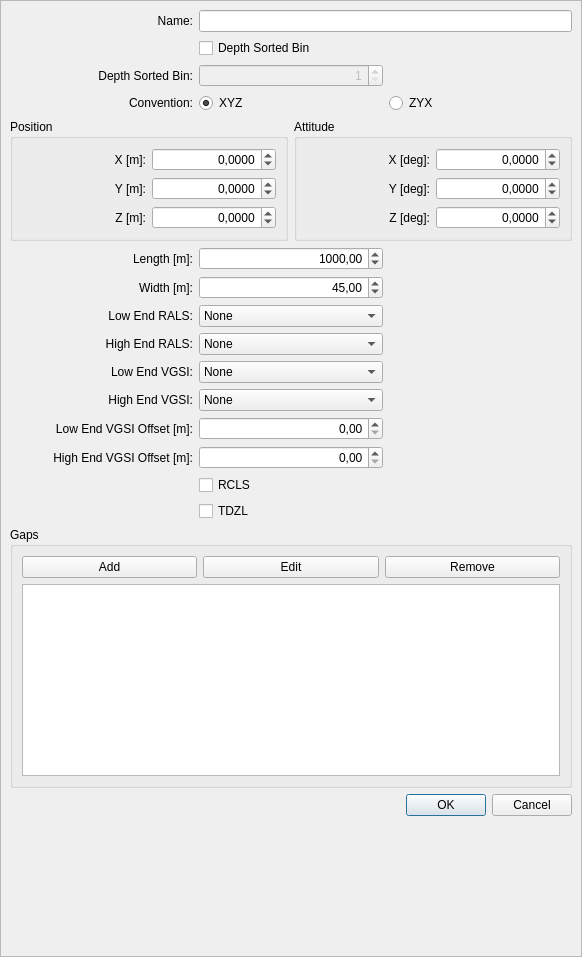
<?xml version="1.0" encoding="UTF-8"?>
<ui version="4.0">
 <class>DialogEditRunway</class>
 <widget class="QDialog" name="DialogEditRunway">
  <property name="geometry">
   <rect>
    <x>0</x>
    <y>0</y>
    <width>582</width>
    <height>957</height>
   </rect>
  </property>
  <property name="windowTitle">
   <string>Runway Edit</string>
  </property>
  <property name="locale">
   <locale language="Polish" country="Poland"/>
  </property>
  <property name="modal">
   <bool>true</bool>
  </property>
  <layout class="QGridLayout" name="gridLayout_14">
   <property name="leftMargin">
    <number>0</number>
   </property>
   <property name="topMargin">
    <number>0</number>
   </property>
   <property name="rightMargin">
    <number>0</number>
   </property>
   <property name="bottomMargin">
    <number>0</number>
   </property>
   <item row="0" column="0">
    <widget class="QScrollArea" name="scrollArea">
     <property name="widgetResizable">
      <bool>true</bool>
     </property>
     <widget class="QWidget" name="scrollAreaWidgetContents_3">
      <property name="geometry">
       <rect>
        <x>0</x>
        <y>0</y>
        <width>580</width>
        <height>955</height>
       </rect>
      </property>
      <layout class="QGridLayout" name="gridLayout_9">
       <item row="12" column="0">
        <widget class="QLabel" name="label_29">
         <property name="text">
          <string>High End VGSI Offset [m]:</string>
         </property>
         <property name="alignment">
          <set>Qt::AlignRight|Qt::AlignTrailing|Qt::AlignVCenter</set>
         </property>
         <property name="buddy">
          <cstring>spinBoxVGSI_X_Hi</cstring>
         </property>
        </widget>
       </item>
       <item row="17" column="0" colspan="3">
        <spacer name="verticalSpacer">
         <property name="orientation">
          <enum>Qt::Vertical</enum>
         </property>
         <property name="sizeHint" stdset="0">
          <size>
           <width>538</width>
           <height>3</height>
          </size>
         </property>
        </spacer>
       </item>
       <item row="11" column="0">
        <widget class="QLabel" name="label_7">
         <property name="text">
          <string>Low End VGSI Offset [m]:</string>
         </property>
         <property name="alignment">
          <set>Qt::AlignRight|Qt::AlignTrailing|Qt::AlignVCenter</set>
         </property>
         <property name="buddy">
          <cstring>spinBoxVGSI_X_Lo</cstring>
         </property>
        </widget>
       </item>
       <item row="1" column="1" colspan="2">
        <widget class="QCheckBox" name="checkBoxDepthSortedBin">
         <property name="text">
          <string>Depth Sorted Bin</string>
         </property>
        </widget>
       </item>
       <item row="2" column="0">
        <widget class="QLabel" name="label_8">
         <property name="text">
          <string>Depth Sorted Bin:</string>
         </property>
         <property name="alignment">
          <set>Qt::AlignRight|Qt::AlignTrailing|Qt::AlignVCenter</set>
         </property>
         <property name="buddy">
          <cstring>spinBoxDepthSortedBin</cstring>
         </property>
        </widget>
       </item>
       <item row="3" column="2">
        <widget class="QRadioButton" name="radioButtonZYX">
         <property name="text">
          <string>ZYX</string>
         </property>
        </widget>
       </item>
       <item row="6" column="0">
        <widget class="QLabel" name="label_3">
         <property name="text">
          <string>Width [m]:</string>
         </property>
         <property name="alignment">
          <set>Qt::AlignRight|Qt::AlignTrailing|Qt::AlignVCenter</set>
         </property>
         <property name="buddy">
          <cstring>spinBoxWidth</cstring>
         </property>
        </widget>
       </item>
       <item row="3" column="0">
        <widget class="QLabel" name="label_15">
         <property name="text">
          <string>Convention:</string>
         </property>
         <property name="alignment">
          <set>Qt::AlignRight|Qt::AlignTrailing|Qt::AlignVCenter</set>
         </property>
        </widget>
       </item>
       <item row="7" column="1">
        <widget class="QComboBox" name="comboBoxRALS_Lo">
         <item>
          <property name="text">
           <string>None</string>
          </property>
         </item>
         <item>
          <property name="text">
           <string>ALSF-1</string>
          </property>
         </item>
         <item>
          <property name="text">
           <string>ALSF-2</string>
          </property>
         </item>
         <item>
          <property name="text">
           <string>MALS</string>
          </property>
         </item>
         <item>
          <property name="text">
           <string>MALSF</string>
          </property>
         </item>
         <item>
          <property name="text">
           <string>MALSR</string>
          </property>
         </item>
        </widget>
       </item>
       <item row="10" column="1">
        <widget class="QComboBox" name="comboBoxVGSI_Hi">
         <item>
          <property name="text">
           <string>None</string>
          </property>
         </item>
         <item>
          <property name="text">
           <string>PAPI - P4L</string>
          </property>
         </item>
         <item>
          <property name="text">
           <string>PAPI - P4R</string>
          </property>
         </item>
         <item>
          <property name="text">
           <string>VASI - V4L</string>
          </property>
         </item>
         <item>
          <property name="text">
           <string>VASI - V4R</string>
          </property>
         </item>
         <item>
          <property name="text">
           <string>VASI - V6L</string>
          </property>
         </item>
         <item>
          <property name="text">
           <string>VASI - V6R</string>
          </property>
         </item>
        </widget>
       </item>
       <item row="5" column="1">
        <widget class="QDoubleSpinBox" name="spinBoxLength">
         <property name="alignment">
          <set>Qt::AlignRight|Qt::AlignTrailing|Qt::AlignVCenter</set>
         </property>
         <property name="maximum">
          <double>9999.989999999999782</double>
         </property>
         <property name="value">
          <double>1000.000000000000000</double>
         </property>
        </widget>
       </item>
       <item row="7" column="0">
        <widget class="QLabel" name="label_16">
         <property name="text">
          <string>Low End RALS:</string>
         </property>
         <property name="alignment">
          <set>Qt::AlignRight|Qt::AlignTrailing|Qt::AlignVCenter</set>
         </property>
         <property name="buddy">
          <cstring>comboBoxRALS_Lo</cstring>
         </property>
        </widget>
       </item>
       <item row="10" column="0">
        <widget class="QLabel" name="label_6">
         <property name="text">
          <string>High End VGSI:</string>
         </property>
         <property name="alignment">
          <set>Qt::AlignRight|Qt::AlignTrailing|Qt::AlignVCenter</set>
         </property>
         <property name="buddy">
          <cstring>comboBoxVGSI_Hi</cstring>
         </property>
        </widget>
       </item>
       <item row="14" column="1">
        <widget class="QCheckBox" name="checkBoxTDZL">
         <property name="text">
          <string>TDZL</string>
         </property>
        </widget>
       </item>
       <item row="13" column="1">
        <widget class="QCheckBox" name="checkBoxRCLS">
         <property name="text">
          <string>RCLS</string>
         </property>
        </widget>
       </item>
       <item row="11" column="1">
        <widget class="QDoubleSpinBox" name="spinBoxVGSI_X_Lo">
         <property name="alignment">
          <set>Qt::AlignRight|Qt::AlignTrailing|Qt::AlignVCenter</set>
         </property>
         <property name="maximum">
          <double>600.000000000000000</double>
         </property>
        </widget>
       </item>
       <item row="6" column="1">
        <widget class="QDoubleSpinBox" name="spinBoxWidth">
         <property name="alignment">
          <set>Qt::AlignRight|Qt::AlignTrailing|Qt::AlignVCenter</set>
         </property>
         <property name="minimum">
          <double>0.000000000000000</double>
         </property>
         <property name="maximum">
          <double>99.989999999999995</double>
         </property>
         <property name="value">
          <double>45.000000000000000</double>
         </property>
        </widget>
       </item>
       <item row="8" column="1">
        <widget class="QComboBox" name="comboBoxRALS_Hi">
         <item>
          <property name="text">
           <string>None</string>
          </property>
         </item>
         <item>
          <property name="text">
           <string>ALSF-1</string>
          </property>
         </item>
         <item>
          <property name="text">
           <string>ALSF-2</string>
          </property>
         </item>
         <item>
          <property name="text">
           <string>MALS</string>
          </property>
         </item>
         <item>
          <property name="text">
           <string>MALSF</string>
          </property>
         </item>
         <item>
          <property name="text">
           <string>MALSR</string>
          </property>
         </item>
        </widget>
       </item>
       <item row="2" column="1">
        <widget class="QSpinBox" name="spinBoxDepthSortedBin">
         <property name="enabled">
          <bool>false</bool>
         </property>
         <property name="alignment">
          <set>Qt::AlignRight|Qt::AlignTrailing|Qt::AlignVCenter</set>
         </property>
         <property name="minimum">
          <number>1</number>
         </property>
         <property name="maximum">
          <number>9</number>
         </property>
         <property name="value">
          <number>1</number>
         </property>
        </widget>
       </item>
       <item row="3" column="1">
        <widget class="QRadioButton" name="radioButtonXYZ">
         <property name="text">
          <string>XYZ</string>
         </property>
         <property name="checked">
          <bool>true</bool>
         </property>
        </widget>
       </item>
       <item row="0" column="0">
        <widget class="QLabel" name="label">
         <property name="text">
          <string>Name:</string>
         </property>
         <property name="alignment">
          <set>Qt::AlignRight|Qt::AlignTrailing|Qt::AlignVCenter</set>
         </property>
         <property name="buddy">
          <cstring>lineEditName</cstring>
         </property>
        </widget>
       </item>
       <item row="0" column="1" colspan="2">
        <widget class="QLineEdit" name="lineEditName"/>
       </item>
       <item row="5" column="0">
        <widget class="QLabel" name="label_2">
         <property name="text">
          <string>Length [m]:</string>
         </property>
         <property name="alignment">
          <set>Qt::AlignRight|Qt::AlignTrailing|Qt::AlignVCenter</set>
         </property>
         <property name="buddy">
          <cstring>spinBoxLength</cstring>
         </property>
        </widget>
       </item>
       <item row="9" column="0">
        <widget class="QLabel" name="label_5">
         <property name="text">
          <string>Low End VGSI:</string>
         </property>
         <property name="alignment">
          <set>Qt::AlignRight|Qt::AlignTrailing|Qt::AlignVCenter</set>
         </property>
         <property name="buddy">
          <cstring>comboBoxVGSI_Lo</cstring>
         </property>
        </widget>
       </item>
       <item row="12" column="1">
        <widget class="QDoubleSpinBox" name="spinBoxVGSI_X_Hi">
         <property name="alignment">
          <set>Qt::AlignRight|Qt::AlignTrailing|Qt::AlignVCenter</set>
         </property>
         <property name="maximum">
          <double>600.000000000000000</double>
         </property>
        </widget>
       </item>
       <item row="4" column="0" colspan="3">
        <layout class="QGridLayout" name="gridLayout_10">
         <item row="0" column="0">
          <widget class="QGroupBox" name="groupBox">
           <property name="minimumSize">
            <size>
             <width>0</width>
             <height>0</height>
            </size>
           </property>
           <property name="title">
            <string>Position</string>
           </property>
           <layout class="QGridLayout" name="gridLayout_11">
            <item row="0" column="0">
             <widget class="QLabel" name="label_23">
              <property name="text">
               <string>X [m]:</string>
              </property>
              <property name="alignment">
               <set>Qt::AlignRight|Qt::AlignTrailing|Qt::AlignVCenter</set>
              </property>
              <property name="buddy">
               <cstring>spinBoxPositionX</cstring>
              </property>
             </widget>
            </item>
            <item row="0" column="1">
             <widget class="QDoubleSpinBox" name="spinBoxPositionX">
              <property name="alignment">
               <set>Qt::AlignRight|Qt::AlignTrailing|Qt::AlignVCenter</set>
              </property>
              <property name="decimals">
               <number>4</number>
              </property>
              <property name="minimum">
               <double>-9999999.998999999836087</double>
              </property>
              <property name="maximum">
               <double>9999999.998999999836087</double>
              </property>
             </widget>
            </item>
            <item row="1" column="0">
             <widget class="QLabel" name="label_24">
              <property name="text">
               <string>Y [m]:</string>
              </property>
              <property name="alignment">
               <set>Qt::AlignRight|Qt::AlignTrailing|Qt::AlignVCenter</set>
              </property>
              <property name="buddy">
               <cstring>spinBoxPositionY</cstring>
              </property>
             </widget>
            </item>
            <item row="1" column="1">
             <widget class="QDoubleSpinBox" name="spinBoxPositionY">
              <property name="alignment">
               <set>Qt::AlignRight|Qt::AlignTrailing|Qt::AlignVCenter</set>
              </property>
              <property name="decimals">
               <number>4</number>
              </property>
              <property name="minimum">
               <double>-9999999.998999999836087</double>
              </property>
              <property name="maximum">
               <double>9999999.998999999836087</double>
              </property>
             </widget>
            </item>
            <item row="2" column="0">
             <widget class="QLabel" name="label_25">
              <property name="text">
               <string>Z [m]:</string>
              </property>
              <property name="alignment">
               <set>Qt::AlignRight|Qt::AlignTrailing|Qt::AlignVCenter</set>
              </property>
              <property name="buddy">
               <cstring>spinBoxPositionZ</cstring>
              </property>
             </widget>
            </item>
            <item row="2" column="1">
             <widget class="QDoubleSpinBox" name="spinBoxPositionZ">
              <property name="alignment">
               <set>Qt::AlignRight|Qt::AlignTrailing|Qt::AlignVCenter</set>
              </property>
              <property name="decimals">
               <number>4</number>
              </property>
              <property name="minimum">
               <double>-9999999.998999999836087</double>
              </property>
              <property name="maximum">
               <double>9999999.998999999836087</double>
              </property>
             </widget>
            </item>
           </layout>
          </widget>
         </item>
         <item row="0" column="1">
          <widget class="QGroupBox" name="groupBox_8">
           <property name="minimumSize">
            <size>
             <width>0</width>
             <height>0</height>
            </size>
           </property>
           <property name="title">
            <string>Attitude</string>
           </property>
           <layout class="QGridLayout" name="gridLayout_12">
            <item row="0" column="0">
             <widget class="QLabel" name="label_26">
              <property name="text">
               <string>X [deg]:</string>
              </property>
              <property name="alignment">
               <set>Qt::AlignRight|Qt::AlignTrailing|Qt::AlignVCenter</set>
              </property>
              <property name="buddy">
               <cstring>spinBoxAttitudeX</cstring>
              </property>
             </widget>
            </item>
            <item row="0" column="1">
             <widget class="QDoubleSpinBox" name="spinBoxAttitudeX">
              <property name="alignment">
               <set>Qt::AlignRight|Qt::AlignTrailing|Qt::AlignVCenter</set>
              </property>
              <property name="decimals">
               <number>4</number>
              </property>
              <property name="minimum">
               <double>-180.000000000000000</double>
              </property>
              <property name="maximum">
               <double>180.000000000000000</double>
              </property>
             </widget>
            </item>
            <item row="1" column="0">
             <widget class="QLabel" name="label_27">
              <property name="text">
               <string>Y [deg]:</string>
              </property>
              <property name="alignment">
               <set>Qt::AlignRight|Qt::AlignTrailing|Qt::AlignVCenter</set>
              </property>
              <property name="buddy">
               <cstring>spinBoxAttitudeY</cstring>
              </property>
             </widget>
            </item>
            <item row="1" column="1">
             <widget class="QDoubleSpinBox" name="spinBoxAttitudeY">
              <property name="alignment">
               <set>Qt::AlignRight|Qt::AlignTrailing|Qt::AlignVCenter</set>
              </property>
              <property name="decimals">
               <number>4</number>
              </property>
              <property name="minimum">
               <double>-90.000000000000000</double>
              </property>
              <property name="maximum">
               <double>90.000000000000000</double>
              </property>
             </widget>
            </item>
            <item row="2" column="0">
             <widget class="QLabel" name="label_28">
              <property name="text">
               <string>Z [deg]:</string>
              </property>
              <property name="alignment">
               <set>Qt::AlignRight|Qt::AlignTrailing|Qt::AlignVCenter</set>
              </property>
              <property name="buddy">
               <cstring>spinBoxAttitudeZ</cstring>
              </property>
             </widget>
            </item>
            <item row="2" column="1">
             <widget class="QDoubleSpinBox" name="spinBoxAttitudeZ">
              <property name="alignment">
               <set>Qt::AlignRight|Qt::AlignTrailing|Qt::AlignVCenter</set>
              </property>
              <property name="decimals">
               <number>4</number>
              </property>
              <property name="minimum">
               <double>-360.000000000000000</double>
              </property>
              <property name="maximum">
               <double>360.000000000000000</double>
              </property>
             </widget>
            </item>
           </layout>
          </widget>
         </item>
        </layout>
       </item>
       <item row="8" column="0">
        <widget class="QLabel" name="label_4">
         <property name="text">
          <string>High End RALS:</string>
         </property>
         <property name="alignment">
          <set>Qt::AlignRight|Qt::AlignTrailing|Qt::AlignVCenter</set>
         </property>
         <property name="buddy">
          <cstring>comboBoxRALS_Hi</cstring>
         </property>
        </widget>
       </item>
       <item row="9" column="1">
        <widget class="QComboBox" name="comboBoxVGSI_Lo">
         <item>
          <property name="text">
           <string>None</string>
          </property>
         </item>
         <item>
          <property name="text">
           <string>PAPI - P4L</string>
          </property>
         </item>
         <item>
          <property name="text">
           <string>PAPI - P4R</string>
          </property>
         </item>
         <item>
          <property name="text">
           <string>VASI - V4L</string>
          </property>
         </item>
         <item>
          <property name="text">
           <string>VASI - V4R</string>
          </property>
         </item>
         <item>
          <property name="text">
           <string>VASI - V6L</string>
          </property>
         </item>
         <item>
          <property name="text">
           <string>VASI - V6R</string>
          </property>
         </item>
        </widget>
       </item>
       <item row="15" column="0" colspan="3">
        <widget class="QGroupBox" name="groupBoxGaps">
         <property name="title">
          <string>Gaps</string>
         </property>
         <layout class="QGridLayout" name="gridLayout_13">
          <item row="0" column="0">
           <widget class="QPushButton" name="pushButtonGapAdd">
            <property name="text">
             <string>Add</string>
            </property>
           </widget>
          </item>
          <item row="1" column="0" colspan="3">
           <widget class="QListWidget" name="listWidgetGaps"/>
          </item>
          <item row="0" column="1">
           <widget class="QPushButton" name="pushButtonGapEdit">
            <property name="text">
             <string>Edit</string>
            </property>
           </widget>
          </item>
          <item row="0" column="2">
           <widget class="QPushButton" name="pushButtonGapRemove">
            <property name="text">
             <string>Remove</string>
            </property>
           </widget>
          </item>
         </layout>
        </widget>
       </item>
       <item row="16" column="0" colspan="3">
        <widget class="QDialogButtonBox" name="buttonBox">
         <property name="orientation">
          <enum>Qt::Horizontal</enum>
         </property>
         <property name="standardButtons">
          <set>QDialogButtonBox::Cancel|QDialogButtonBox::Ok</set>
         </property>
        </widget>
       </item>
      </layout>
      <widget class="QDialogButtonBox" name="buttonBox_2">
       <property name="geometry">
        <rect>
         <x>60</x>
         <y>1017</y>
         <width>177</width>
         <height>32</height>
        </rect>
       </property>
       <property name="orientation">
        <enum>Qt::Horizontal</enum>
       </property>
       <property name="standardButtons">
        <set>QDialogButtonBox::Cancel|QDialogButtonBox::Ok</set>
       </property>
      </widget>
     </widget>
    </widget>
   </item>
  </layout>
 </widget>
 <tabstops>
  <tabstop>scrollArea</tabstop>
  <tabstop>lineEditName</tabstop>
  <tabstop>checkBoxDepthSortedBin</tabstop>
  <tabstop>spinBoxDepthSortedBin</tabstop>
  <tabstop>radioButtonXYZ</tabstop>
  <tabstop>radioButtonZYX</tabstop>
  <tabstop>spinBoxPositionX</tabstop>
  <tabstop>spinBoxPositionY</tabstop>
  <tabstop>spinBoxPositionZ</tabstop>
  <tabstop>spinBoxAttitudeX</tabstop>
  <tabstop>spinBoxAttitudeY</tabstop>
  <tabstop>spinBoxAttitudeZ</tabstop>
  <tabstop>spinBoxLength</tabstop>
  <tabstop>spinBoxWidth</tabstop>
  <tabstop>comboBoxRALS_Lo</tabstop>
  <tabstop>comboBoxRALS_Hi</tabstop>
  <tabstop>comboBoxVGSI_Lo</tabstop>
  <tabstop>comboBoxVGSI_Hi</tabstop>
  <tabstop>spinBoxVGSI_X_Lo</tabstop>
  <tabstop>spinBoxVGSI_X_Hi</tabstop>
  <tabstop>checkBoxRCLS</tabstop>
  <tabstop>checkBoxTDZL</tabstop>
  <tabstop>pushButtonGapAdd</tabstop>
  <tabstop>listWidgetGaps</tabstop>
 </tabstops>
 <resources/>
 <connections>
  <connection>
   <sender>buttonBox</sender>
   <signal>rejected()</signal>
   <receiver>DialogEditRunway</receiver>
   <slot>reject()</slot>
   <hints>
    <hint type="sourcelabel">
     <x>316</x>
     <y>260</y>
    </hint>
    <hint type="destinationlabel">
     <x>286</x>
     <y>274</y>
    </hint>
   </hints>
  </connection>
  <connection>
   <sender>buttonBox</sender>
   <signal>accepted()</signal>
   <receiver>DialogEditRunway</receiver>
   <slot>accept()</slot>
   <hints>
    <hint type="sourcelabel">
     <x>248</x>
     <y>254</y>
    </hint>
    <hint type="destinationlabel">
     <x>157</x>
     <y>274</y>
    </hint>
   </hints>
  </connection>
 </connections>
</ui>
